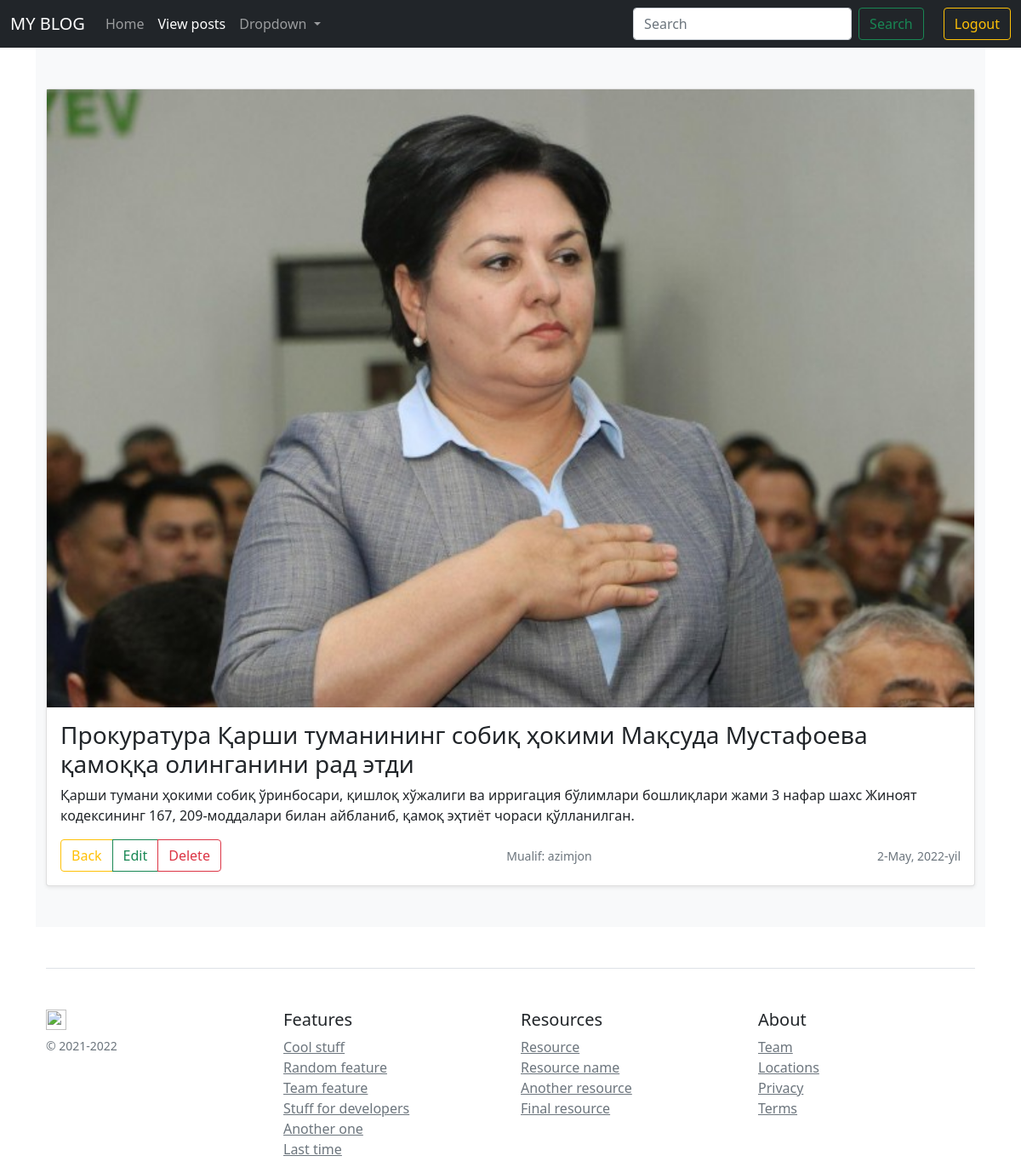
/view-posts/2/ (signed in), run on the app's committed database.
### Blog/models.py (models this page shows, shortened)
class Post(models.Model):
    title = models.CharField(max_length=100, verbose_name="Nomlanishi")
    discrition = models.TextField(max_length=5000, verbose_name="Ma'lumot")
    author = models.ForeignKey(User, on_delete=models.CASCADE, verbose_name="Mualif")
    is_published = models.BooleanField(default=False, verbose_name="Tekshirilgan")
    image = models.ImageField(upload_to="Post/", verbose_name="Rasm")
    date_created = models.DateField(auto_now_add=True, verbose_name="Kiritish vaqti")
    date_updated = models.DateField(auto_now=True, verbose_name="Yangilanish vaqti")
    class Meta:
        verbose_name_plural = "Post"
        verbose_name = "Post"

### Blog/views.py (the view)
# urls.py: path('view-posts/<int:pk>/', views.view_posts_detail, name="view-posts-detail"),
@login_required(login_url='login')
def view_posts_detail(request, pk):
    post = Post.objects.get(pk=pk)
    context = {
        'post': post
    }
    return render(request, 'blog/view_post_detail.html', context)

### Templates/blog/view_post_detail.html (shortened to what this page needs)
{% extends 'blog/base.html' %}
{% block body %}
    <div class="album py-5 bg-light">
        <div class="container">
            <div class="row row-cols-10 row-cols-sm-1 row-cols-md-10">
                <div class="col">
                    <div class="card shadow-sm">
                        <img src="{{ post.image.url }}">
                        <div class="card-body">
                            <h3>{{ post.title }}</h3>
                            <p class="card-text">{{ post.discrition }}</p>
                            <div class="d-flex justify-content-between align-items-center">
                                <div class="btn-group">
                                    <a href="{% url 'view-posts' %}"
                                       class="btn btn-outline-warning">Back</a>
                                    <a href="{% url 'view-posts-update' post.pk %}"
                                       class="btn btn-outline-success">Edit</a>
                                    <a href="{% url 'view-posts-delete' post.pk %}" class="btn btn-outline-danger">Delete</a>
                                </div>
                                <small class="text-muted">Mualif: {{ post.author }}</small>
                                <small class="text-muted">{{ post.date_created }}</small>
                            </div>
                        </div>
                    </div>
                </div>
            </div>
        </div>
    </div>
{% endblock %}

### data on the page
Post: image (picture), title "Прокуратура Қарши туманининг собиқ ҳокими Мақсуда Мустафоева қамоққа олинганини рад этди", discrition "Қарши тумани ҳокими собиқ ўринбосари, қишлоқ хўжалиги ва ирригация бўлимлари бошлиқлари жами 3 нафар шахс Жиноят кодексининг 167, 209-моддалари билан айбланиб, қамоқ эҳтиёт чораси қўлланилган.", author "azimjon", date_created "2-May, 2022-yil"
